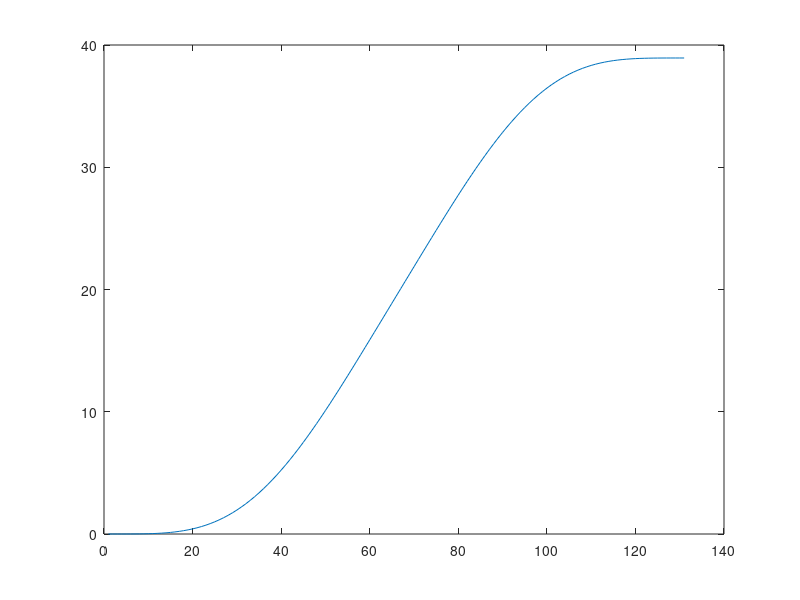

Source code (MATLAB): (Note: this script raises an error after producing the figure.)
% calculation of a symmetric sinoidprofile
% author: Matthias Seehauser
% date: 05.05.2014

a_m = 128; % acceleration 0.200 m/s^2
v_m = 512; % speed 0.25m/s
s_start = 0; % start position
s_end = 40; % end position
s_diff = s_end - s_start; % distance to drive
t_ipo = 0.012; % ipo cycletime

% calculate driven distance after acceleration phase
t_a_check = v_m/a_m;
s_a_check = a_m*t_a_check^2/2;

% check if it is greater than the half of the full distance
if( s_a_check > s_diff/2)
  % calculate new ramptime and new max speed
  t_a=sqrt(4*(s_diff/2)/a_m);
  t_a=floor(t_a/t_ipo)*t_ipo;
  v_m=a_m*t_a/2;
  t_const_v = 0;
else
  % calculate normalized ramptime and speed for constant phase
  t_a=floor(v_m/(a_m*t_ipo))*t_ipo;
  s_a=a_m*t_a^2/2;
  s_const_v = s_diff - 2*s_a;
  t_const_v = s_const_v / v_m;
  t_const_v=floor(t_const_v/t_ipo)*t_ipo;
  v_m=s_const_v/t_const_v;
end

% calculate whole ramptimes
t_d = t_a+t_const_v;
t_e = t_d + t_a;

% recalculate new acceleration with normed speed
a_m=2*v_m/t_a;

% acceleration phase
t=0:t_ipo:(t_a-t_ipo);
spp_a_t = a_m*sin(pi/t_a*t).^2; 
sp_a_t = a_m*(1/2*t-t_a/(4*pi)*sin(2*pi/t_a*t));
s_a_t = a_m*(1/4*t.^2+t_a.^2/(8*pi.^2)*(cos(2*pi/t_a*t)-1));

% constant speed phase
t=t_a:t_ipo:(t_d-t_ipo);
size_t = size(t);
spp_c_t = zeros(size_t(2),1)';
sp_c_t = zeros(size_t(2),1)';
sp_c_t(:) = v_m;
s_c_t = v_m*(t-1/2*t_a);

% deceleration phase
t=t_d:t_ipo:t_e;
spp_d_t = -a_m*sin(pi/t_a*(t-t_d)).^2;
sp_d_t = v_m-a_m*(1/2*(t-t_d)-t_a/(4*pi)*sin(2*pi/t_a*(t-t_d)));
s_d_t = a_m/2*(t_e*(t+t_a)-(t.^2+t_e.^2+2*t_a.^2)/2+t_a.^2/(4*pi.^2)*(1-cos(2*pi/t_a*(t-t_d))));

% concat all single phases to one
s_ges_t = [s_a_t s_c_t s_d_t];
sp_ges_t = [sp_a_t sp_c_t sp_d_t];
spp_ges_t = [spp_a_t spp_c_t spp_d_t];

% generate a timeline
t_ges = 0:0.012:t_e;

figure
plot(s_ges_t)


% -------------------------------------------------------------------------------------------------
% trajectory generated! now do the cool robot stuff
% -------------------------------------------------------------------------------------------------

% check if it is connected
if( conHandle.isConnected() ~= 1 )
  error('KMC is not connected');
end

% create the differences of the position
length = size(s_ges_t);
s_differences = zeros(length);
for i=1:1:(length(2)-1)
  s_differences(i) = s_ges_t(i+1) - s_ges_t(i);
end
s_differences(length(2)) = 0;

for i=1:1:length(2)
  tic();
  numberAsString = num2str(s_differences(i),'%5.6f');
  numberAsString = strrep(numberAsString, '.', ',');
  conHandle.modifyAKorrVariable('AKorr1',numberAsString); 
  
  while( ~conHandle.isNextCycleStarted() )
  end
  
  toc()
end


